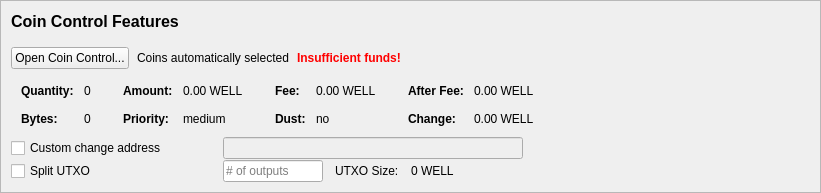
         <widget class="QFrame" name="frameCoinControl">
          <property name="sizePolicy">
           <sizepolicy hsizetype="Expanding" vsizetype="Expanding">
            <horstretch>0</horstretch>
            <verstretch>0</verstretch>
           </sizepolicy>
          </property>
          <property name="maximumSize">
           <size>
            <width>16777215</width>
            <height>16777215</height>
           </size>
          </property>
          <property name="frameShape">
           <enum>QFrame::StyledPanel</enum>
          </property>
          <property name="frameShadow">
           <enum>QFrame::Sunken</enum>
          </property>
          <layout class="QVBoxLayout" name="verticalLayoutCoinControl2">
           <property name="spacing">
            <number>0</number>
           </property>
           <property name="leftMargin">
            <number>0</number>
           </property>
           <property name="topMargin">
            <number>0</number>
           </property>
           <property name="rightMargin">
            <number>0</number>
           </property>
           <property name="bottomMargin">
            <number>0</number>
           </property>
           <item>
            <widget class="QFrame" name="frameCoinControl_BG">
             <layout class="QVBoxLayout" name="verticalLayoutCoinControl" stretch="0,0,0,0,0,0">
              <property name="spacing">
               <number>1</number>
              </property>
              <property name="leftMargin">
               <number>10</number>
              </property>
              <property name="topMargin">
               <number>10</number>
              </property>
              <item>
               <layout class="QHBoxLayout" name="horizontalLayoutCoinControl1">
                <property name="bottomMargin">
                 <number>15</number>
                </property>
                <item>
                 <layout class="QVBoxLayout" name="verticalLayout_3">
                  <property name="spacing">
                   <number>6</number>
                  </property>
                  <item>
                   <widget class="QLabel" name="labelCoinControlFeatures">
                    <property name="sizePolicy">
                     <sizepolicy hsizetype="Preferred" vsizetype="Maximum">
                      <horstretch>0</horstretch>
                      <verstretch>0</verstretch>
                     </sizepolicy>
                    </property>
                    <property name="minimumSize">
                     <size>
                      <width>0</width>
                      <height>20</height>
                     </size>
                    </property>
                    <property name="font">
                     <font>
                      <pointsize>12</pointsize>
                      <weight>75</weight>
                      <bold>true</bold>
                     </font>
                    </property>
                    <property name="styleSheet">
                     <string notr="true">font-weight:bold;</string>
                    </property>
                    <property name="text">
                     <string>Coin Control Features</string>
                    </property>
                   </widget>
                  </item>
                 </layout>
                </item>
               </layout>
              </item>
              <item>
               <layout class="QHBoxLayout" name="horizontalLayoutCoinControl2" stretch="0,0,0,0">
                <property name="spacing">
                 <number>8</number>
                </property>
                <property name="bottomMargin">
                 <number>10</number>
                </property>
                <item>
                 <widget class="QPushButton" name="pushButtonCoinControl">
                  <property name="styleSheet">
                   <string notr="true"/>
                  </property>
                  <property name="text">
                   <string>Open Coin Control...</string>
                  </property>
                  <property name="autoDefault">
                   <bool>false</bool>
                  </property>
                 </widget>
                </item>
                <item>
                 <widget class="QLabel" name="labelCoinControlAutomaticallySelected">
                  <property name="text">
                   <string>Coins automatically selected</string>
                  </property>
                  <property name="margin">
                   <number>5</number>
                  </property>
                 </widget>
                </item>
                <item>
                 <widget class="QLabel" name="labelCoinControlInsuffFunds">
                  <property name="font">
                   <font>
                    <weight>75</weight>
                    <bold>true</bold>
                   </font>
                  </property>
                  <property name="styleSheet">
                   <string notr="true">color:red;font-weight:bold;</string>
                  </property>
                  <property name="text">
                   <string>Insufficient funds!</string>
                  </property>
                  <property name="margin">
                   <number>5</number>
                  </property>
                 </widget>
                </item>
                <item>
                 <spacer name="horizontalSpacerCoinControl">
                  <property name="orientation">
                   <enum>Qt::Horizontal</enum>
                  </property>
                  <property name="sizeHint" stdset="0">
                   <size>
                    <width>40</width>
                    <height>1</height>
                   </size>
                  </property>
                 </spacer>
                </item>
               </layout>
              </item>
              <item>
               <widget class="QWidget" name="widgetCoinControl" native="true">
                <property name="sizePolicy">
                 <sizepolicy hsizetype="Preferred" vsizetype="Preferred">
                  <horstretch>0</horstretch>
                  <verstretch>0</verstretch>
                 </sizepolicy>
                </property>
                <property name="minimumSize">
                 <size>
                  <width>0</width>
                  <height>0</height>
                 </size>
                </property>
                <property name="styleSheet">
                 <string notr="true"/>
                </property>
                <layout class="QHBoxLayout" name="horizontalLayoutCoinControl5">
                 <property name="leftMargin">
                  <number>0</number>
                 </property>
                 <property name="topMargin">
                  <number>0</number>
                 </property>
                 <property name="rightMargin">
                  <number>0</number>
                 </property>
                 <property name="bottomMargin">
                  <number>0</number>
                 </property>
                 <item>
                  <layout class="QHBoxLayout" name="horizontalLayoutCoinControl3" stretch="0,0,0,1">
                   <property name="spacing">
                    <number>20</number>
                   </property>
                   <property name="topMargin">
                    <number>0</number>
                   </property>
                   <property name="bottomMargin">
                    <number>10</number>
                   </property>
                   <item>
                    <layout class="QFormLayout" name="formLayoutCoinControl1">
                     <property name="horizontalSpacing">
                      <number>10</number>
                     </property>
                     <property name="verticalSpacing">
                      <number>14</number>
                     </property>
                     <property name="leftMargin">
                      <number>10</number>
                     </property>
                     <property name="topMargin">
                      <number>4</number>
                     </property>
                     <property name="rightMargin">
                      <number>6</number>
                     </property>
                     <item row="0" column="0">
                      <widget class="QLabel" name="labelCoinControlQuantityText">
                       <property name="font">
                        <font>
                         <weight>75</weight>
                         <bold>true</bold>
                        </font>
                       </property>
                       <property name="text">
                        <string>Quantity:</string>
                       </property>
                       <property name="margin">
                        <number>0</number>
                       </property>
                      </widget>
                     </item>
                     <item row="0" column="1">
                      <widget class="QLabel" name="labelCoinControlQuantity">
                       <property name="cursor">
                        <cursorShape>IBeamCursor</cursorShape>
                       </property>
                       <property name="contextMenuPolicy">
                        <enum>Qt::ActionsContextMenu</enum>
                       </property>
                       <property name="text">
                        <string notr="true">0</string>
                       </property>
                       <property name="margin">
                        <number>0</number>
                       </property>
                       <property name="textInteractionFlags">
                        <set>Qt::LinksAccessibleByMouse|Qt::TextSelectableByKeyboard|Qt::TextSelectableByMouse</set>
                       </property>
                      </widget>
                     </item>
                     <item row="1" column="0">
                      <widget class="QLabel" name="labelCoinControlBytesText">
                       <property name="font">
                        <font>
                         <weight>75</weight>
                         <bold>true</bold>
                        </font>
                       </property>
                       <property name="text">
                        <string>Bytes:</string>
                       </property>
                      </widget>
                     </item>
                     <item row="1" column="1">
                      <widget class="QLabel" name="labelCoinControlBytes">
                       <property name="cursor">
                        <cursorShape>IBeamCursor</cursorShape>
                       </property>
                       <property name="contextMenuPolicy">
                        <enum>Qt::ActionsContextMenu</enum>
                       </property>
                       <property name="text">
                        <string notr="true">0</string>
                       </property>
                       <property name="textInteractionFlags">
                        <set>Qt::LinksAccessibleByMouse|Qt::TextSelectableByKeyboard|Qt::TextSelectableByMouse</set>
                       </property>
                      </widget>
                     </item>
                    </layout>
                   </item>
                   <item>
                    <layout class="QFormLayout" name="formLayoutCoinControl2">
                     <property name="horizontalSpacing">
                      <number>10</number>
                     </property>
                     <property name="verticalSpacing">
                      <number>14</number>
                     </property>
                     <property name="leftMargin">
                      <number>6</number>
                     </property>
                     <property name="topMargin">
                      <number>4</number>
                     </property>
                     <property name="rightMargin">
                      <number>6</number>
                     </property>
                     <item row="0" column="0">
                      <widget class="QLabel" name="labelCoinControlAmountText">
                       <property name="font">
                        <font>
                         <weight>75</weight>
                         <bold>true</bold>
                        </font>
                       </property>
                       <property name="text">
                        <string>Amount:</string>
                       </property>
                       <property name="margin">
                        <number>0</number>
                       </property>
                      </widget>
                     </item>
                     <item row="0" column="1">
                      <widget class="QLabel" name="labelCoinControlAmount">
                       <property name="cursor">
                        <cursorShape>IBeamCursor</cursorShape>
                       </property>
                       <property name="contextMenuPolicy">
                        <enum>Qt::ActionsContextMenu</enum>
                       </property>
                       <property name="text">
                        <string notr="true">0.00 WELL</string>
                       </property>
                       <property name="textInteractionFlags">
                        <set>Qt::LinksAccessibleByMouse|Qt::TextSelectableByKeyboard|Qt::TextSelectableByMouse</set>
                       </property>
                      </widget>
                     </item>
                     <item row="1" column="0">
                      <widget class="QLabel" name="labelCoinControlPriorityText">
                       <property name="font">
                        <font>
                         <weight>75</weight>
                         <bold>true</bold>
                        </font>
                       </property>
                       <property name="text">
                        <string>Priority:</string>
                       </property>
                      </widget>
                     </item>
                     <item row="1" column="1">
                      <widget class="QLabel" name="labelCoinControlPriority">
                       <property name="cursor">
                        <cursorShape>IBeamCursor</cursorShape>
                       </property>
                       <property name="contextMenuPolicy">
                        <enum>Qt::ActionsContextMenu</enum>
                       </property>
                       <property name="text">
                        <string>medium</string>
                       </property>
                       <property name="textInteractionFlags">
                        <set>Qt::LinksAccessibleByMouse|Qt::TextSelectableByKeyboard|Qt::TextSelectableByMouse</set>
                       </property>
                      </widget>
                     </item>
                    </layout>
                   </item>
                   <item>
                    <layout class="QFormLayout" name="formLayoutCoinControl3">
                     <property name="horizontalSpacing">
                      <number>10</number>
                     </property>
                     <property name="verticalSpacing">
                      <number>14</number>
                     </property>
                     <property name="leftMargin">
                      <number>6</number>
                     </property>
                     <property name="topMargin">
                      <number>4</number>
                     </property>
                     <property name="rightMargin">
                      <number>6</number>
                     </property>
                     <item row="0" column="0">
                      <widget class="QLabel" name="labelCoinControlFeeText">
                       <property name="font">
                        <font>
                         <weight>75</weight>
                         <bold>true</bold>
                        </font>
                       </property>
                       <property name="text">
                        <string>Fee:</string>
                       </property>
                       <property name="margin">
                        <number>0</number>
                       </property>
                      </widget>
                     </item>
                     <item row="0" column="1">
                      <widget class="QLabel" name="labelCoinControlFee">
                       <property name="cursor">
                        <cursorShape>IBeamCursor</cursorShape>
                       </property>
                       <property name="contextMenuPolicy">
                        <enum>Qt::ActionsContextMenu</enum>
                       </property>
                       <property name="text">
                        <string notr="true">0.00 WELL</string>
                       </property>
                       <property name="textInteractionFlags">
                        <set>Qt::LinksAccessibleByMouse|Qt::TextSelectableByKeyboard|Qt::TextSelectableByMouse</set>
                       </property>
                      </widget>
                     </item>
                     <item row="1" column="0">
                      <widget class="QLabel" name="labelCoinControlLowOutputText">
                       <property name="font">
                        <font>
                         <weight>75</weight>
                         <bold>true</bold>
                        </font>
                       </property>
                       <property name="text">
                        <string>Dust:</string>
                       </property>
                      </widget>
                     </item>
                     <item row="1" column="1">
                      <widget class="QLabel" name="labelCoinControlLowOutput">
                       <property name="cursor">
                        <cursorShape>IBeamCursor</cursorShape>
                       </property>
                       <property name="contextMenuPolicy">
                        <enum>Qt::ActionsContextMenu</enum>
                       </property>
                       <property name="text">
                        <string>no</string>
                       </property>
                       <property name="textInteractionFlags">
                        <set>Qt::LinksAccessibleByMouse|Qt::TextSelectableByKeyboard|Qt::TextSelectableByMouse</set>
                       </property>
                      </widget>
                     </item>
                    </layout>
                   </item>
                   <item>
                    <layout class="QFormLayout" name="formLayoutCoinControl4">
                     <property name="horizontalSpacing">
                      <number>10</number>
                     </property>
                     <property name="verticalSpacing">
                      <number>14</number>
                     </property>
                     <property name="leftMargin">
                      <number>6</number>
                     </property>
                     <property name="topMargin">
                      <number>4</number>
                     </property>
                     <property name="rightMargin">
                      <number>6</number>
                     </property>
                     <item row="0" column="0">
                      <widget class="QLabel" name="labelCoinControlAfterFeeText">
                       <property name="font">
                        <font>
                         <weight>75</weight>
                         <bold>true</bold>
                        </font>
                       </property>
                       <property name="text">
                        <string>After Fee:</string>
                       </property>
                       <property name="margin">
                        <number>0</number>
                       </property>
                      </widget>
                     </item>
                     <item row="0" column="1">
                      <widget class="QLabel" name="labelCoinControlAfterFee">
                       <property name="cursor">
                        <cursorShape>IBeamCursor</cursorShape>
                       </property>
                       <property name="contextMenuPolicy">
                        <enum>Qt::ActionsContextMenu</enum>
                       </property>
                       <property name="text">
                        <string notr="true">0.00 WELL</string>
                       </property>
                       <property name="textInteractionFlags">
                        <set>Qt::LinksAccessibleByMouse|Qt::TextSelectableByKeyboard|Qt::TextSelectableByMouse</set>
                       </property>
                      </widget>
                     </item>
                     <item row="1" column="0">
                      <widget class="QLabel" name="labelCoinControlChangeText">
                       <property name="font">
                        <font>
                         <weight>75</weight>
                         <bold>true</bold>
                        </font>
                       </property>
                       <property name="text">
                        <string>Change:</string>
                       </property>
                      </widget>
                     </item>
                     <item row="1" column="1">
                      <widget class="QLabel" name="labelCoinControlChange">
                       <property name="cursor">
                        <cursorShape>IBeamCursor</cursorShape>
                       </property>
                       <property name="contextMenuPolicy">
                        <enum>Qt::ActionsContextMenu</enum>
                       </property>
                       <property name="text">
                        <string notr="true">0.00 WELL</string>
                       </property>
                       <property name="textInteractionFlags">
                        <set>Qt::LinksAccessibleByMouse|Qt::TextSelectableByKeyboard|Qt::TextSelectableByMouse</set>
                       </property>
                      </widget>
                     </item>
                    </layout>
                   </item>
                  </layout>
                 </item>
                </layout>
               </widget>
              </item>
              <item>
               <layout class="QHBoxLayout" name="horizontalLayoutCoinControl4">
                <property name="spacing">
                 <number>12</number>
                </property>
                <property name="sizeConstraint">
                 <enum>QLayout::SetDefaultConstraint</enum>
                </property>
                <property name="topMargin">
                 <number>0</number>
                </property>
                <property name="rightMargin">
                 <number>0</number>
                </property>
                <item>
                 <widget class="QCheckBox" name="checkBoxCoinControlChange">
                  <property name="sizePolicy">
                   <sizepolicy hsizetype="Preferred" vsizetype="Preferred">
                    <horstretch>0</horstretch>
                    <verstretch>0</verstretch>
                   </sizepolicy>
                  </property>
                  <property name="minimumSize">
                   <size>
                    <width>200</width>
                    <height>0</height>
                   </size>
                  </property>
                  <property name="maximumSize">
                   <size>
                    <width>200</width>
                    <height>16777215</height>
                   </size>
                  </property>
                  <property name="toolTip">
                   <string>If this is activated, but the change address is empty or invalid, change will be sent to a newly generated address.</string>
                  </property>
                  <property name="text">
                   <string>Custom change address</string>
                  </property>
                 </widget>
                </item>
                <item>
                 <widget class="QValidatedLineEdit" name="lineEditCoinControlChange">
                  <property name="enabled">
                   <bool>false</bool>
                  </property>
                  <property name="sizePolicy">
                   <sizepolicy hsizetype="Preferred" vsizetype="Preferred">
                    <horstretch>0</horstretch>
                    <verstretch>0</verstretch>
                   </sizepolicy>
                  </property>
                  <property name="minimumSize">
                   <size>
                    <width>300</width>
                    <height>0</height>
                   </size>
                  </property>
                 </widget>
                </item>
                <item>
                 <widget class="QLabel" name="labelCoinControlChangeLabel">
                  <property name="sizePolicy">
                   <sizepolicy hsizetype="Preferred" vsizetype="Preferred">
                    <horstretch>0</horstretch>
                    <verstretch>0</verstretch>
                   </sizepolicy>
                  </property>
                  <property name="minimumSize">
                   <size>
                    <width>100</width>
                    <height>0</height>
                   </size>
                  </property>
                  <property name="text">
                   <string/>
                  </property>
                  <property name="margin">
                   <number>3</number>
                  </property>
                 </widget>
                </item>
               </layout>
              </item>
              <item>
               <layout class="QHBoxLayout" name="horizontalLayoutCoinControl6">
                <property name="spacing">
                 <number>12</number>
                </property>
                <property name="rightMargin">
                 <number>0</number>
                </property>
                <item>
                 <widget class="QCheckBox" name="splitBlockCheckBox">
                  <property name="sizePolicy">
                   <sizepolicy hsizetype="Preferred" vsizetype="Preferred">
                    <horstretch>0</horstretch>
                    <verstretch>0</verstretch>
                   </sizepolicy>
                  </property>
                  <property name="minimumSize">
                   <size>
                    <width>200</width>
                    <height>0</height>
                   </size>
                  </property>
                  <property name="maximumSize">
                   <size>
                    <width>200</width>
                    <height>16777215</height>
                   </size>
                  </property>
                  <property name="text">
                   <string>Split UTXO</string>
                  </property>
                 </widget>
                </item>
                <item>
                 <widget class="QLineEdit" name="splitBlockLineEdit">
                  <property name="sizePolicy">
                   <sizepolicy hsizetype="Preferred" vsizetype="Preferred">
                    <horstretch>50</horstretch>
                    <verstretch>0</verstretch>
                   </sizepolicy>
                  </property>
                  <property name="minimumSize">
                   <size>
                    <width>100</width>
                    <height>0</height>
                   </size>
                  </property>
                  <property name="maximumSize">
                   <size>
                    <width>100</width>
                    <height>16777215</height>
                   </size>
                  </property>
                  <property name="placeholderText">
                   <string># of outputs</string>
                  </property>
                 </widget>
                </item>
                <item>
                 <widget class="QLabel" name="labelBlockSizeText">
                  <property name="text">
                   <string>UTXO Size:</string>
                  </property>
                 </widget>
                </item>
                <item>
                 <widget class="QLabel" name="labelBlockSize">
                  <property name="text">
                   <string>0 WELL</string>
                  </property>
                 </widget>
                </item>
                <item>
                 <spacer name="horizontalSpacer_7">
                  <property name="orientation">
                   <enum>Qt::Horizontal</enum>
                  </property>
                  <property name="sizeHint" stdset="0">
                   <size>
                    <width>40</width>
                    <height>20</height>
                   </size>
                  </property>
                 </spacer>
                </item>
               </layout>
              </item>
              <item>
               <spacer name="verticalSpacerCoinControl">
                <property name="orientation">
                 <enum>Qt::Vertical</enum>
                </property>
                <property name="sizeHint" stdset="0">
                 <size>
                  <width>800</width>
                  <height>1</height>
                 </size>
                </property>
               </spacer>
              </item>
             </layout>
            </widget>
           </item>
          </layout>
         </widget>
